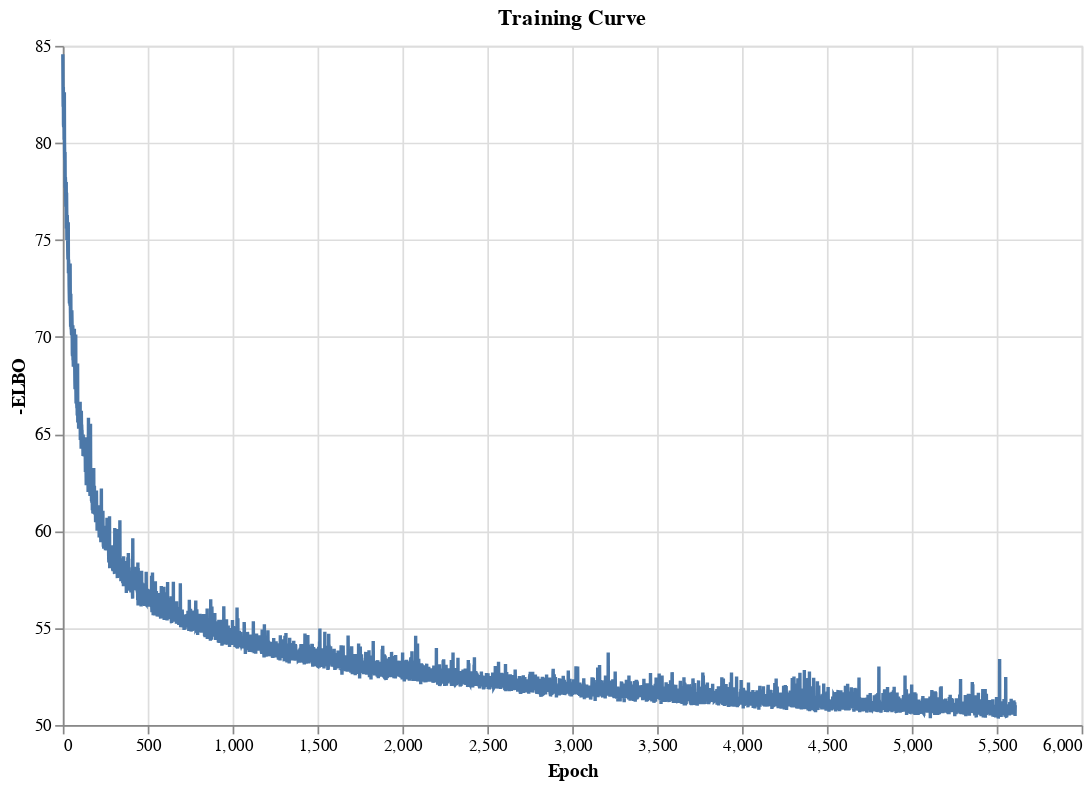

Notebook source saved alongside this figure:
### Code cell
plot_training_curve(model)

### Figure 1 — Vega specification as saved in the notebook (floating-point values rounded to 4 significant figures; data arrays with more than 128 entries replaced by an {"elided": "..."} marker saying what was removed)
{"$schema": "https://vega.github.io/schema/vega/v5.json", "data": [{"name": "source_0", "values": {"elided": "5610 records"}}, {"name": "source_0_x_domain_Epoch", "values": [{"min": 0, "max": 5609}]}, {"name": "source_0_y_domain_-ELBO", "values": [{"min": 50.33, "max": 84.57}]}], "marks": [{"type": "line", "name": "marks", "from": {"data": "source_0"}, "sort": {"field": "datum[\"Epoch\"]"}, "encode": {"update": {"stroke": {"value": "#4c78a8"}, "x": {"field": "Epoch", "scale": "x"}, "y": {"field": "-ELBO", "scale": "y"}, "defined": {"signal": "isValid(datum[\"Epoch\"]) && isFinite(+datum[\"Epoch\"]) && isValid(datum[\"-ELBO\"]) && isFinite(+datum[\"-ELBO\"])"}}}, "style": ["line"]}], "scales": [{"name": "x", "type": "linear", "domain": [{"signal": "(data(\"source_0_x_domain_Epoch\")[0] || {}).min"}, {"signal": "(data(\"source_0_x_domain_Epoch\")[0] || {}).max"}], "range": [0, {"signal": "width"}], "nice": true, "zero": false}, {"name": "y", "type": "linear", "domain": [{"signal": "(data(\"source_0_y_domain_-ELBO\")[0] || {}).min"}, {"signal": "(data(\"source_0_y_domain_-ELBO\")[0] || {}).max"}], "range": [{"signal": "height"}, 0], "zero": false, "nice": true}], "axes": [{"scale": "x", "orient": "bottom", "grid": true, "domain": false, "labels": false, "minExtent": 0, "ticks": false, "zindex": 0, "maxExtent": 0, "tickCount": {"signal": "ceil(width/40)"}, "aria": false, "gridScale": "y"}, {"scale": "y", "gridScale": "x", "domain": false, "orient": "left", "minExtent": 0, "zindex": 0, "aria": false, "labels": false, "maxExtent": 0, "ticks": false, "grid": true, "tickCount": {"signal": "ceil(height/40)"}}, {"scale": "x", "orient": "bottom", "title": "Epoch", "labelFlush": true, "grid": false, "labelOverlap": true, "tickCount": {"signal": "ceil(width/40)"}, "zindex": 0}, {"scale": "y", "orient": "left", "grid": false, "labelOverlap": true, "tickCount": {"signal": "ceil(height/40)"}, "zindex": 0, "title": "-ELBO"}], "title": {"text": "Training Curve", "frame": "group"}, "height": 400, "style": "cell", "background": "white", "padding": 5, "width": 600}
